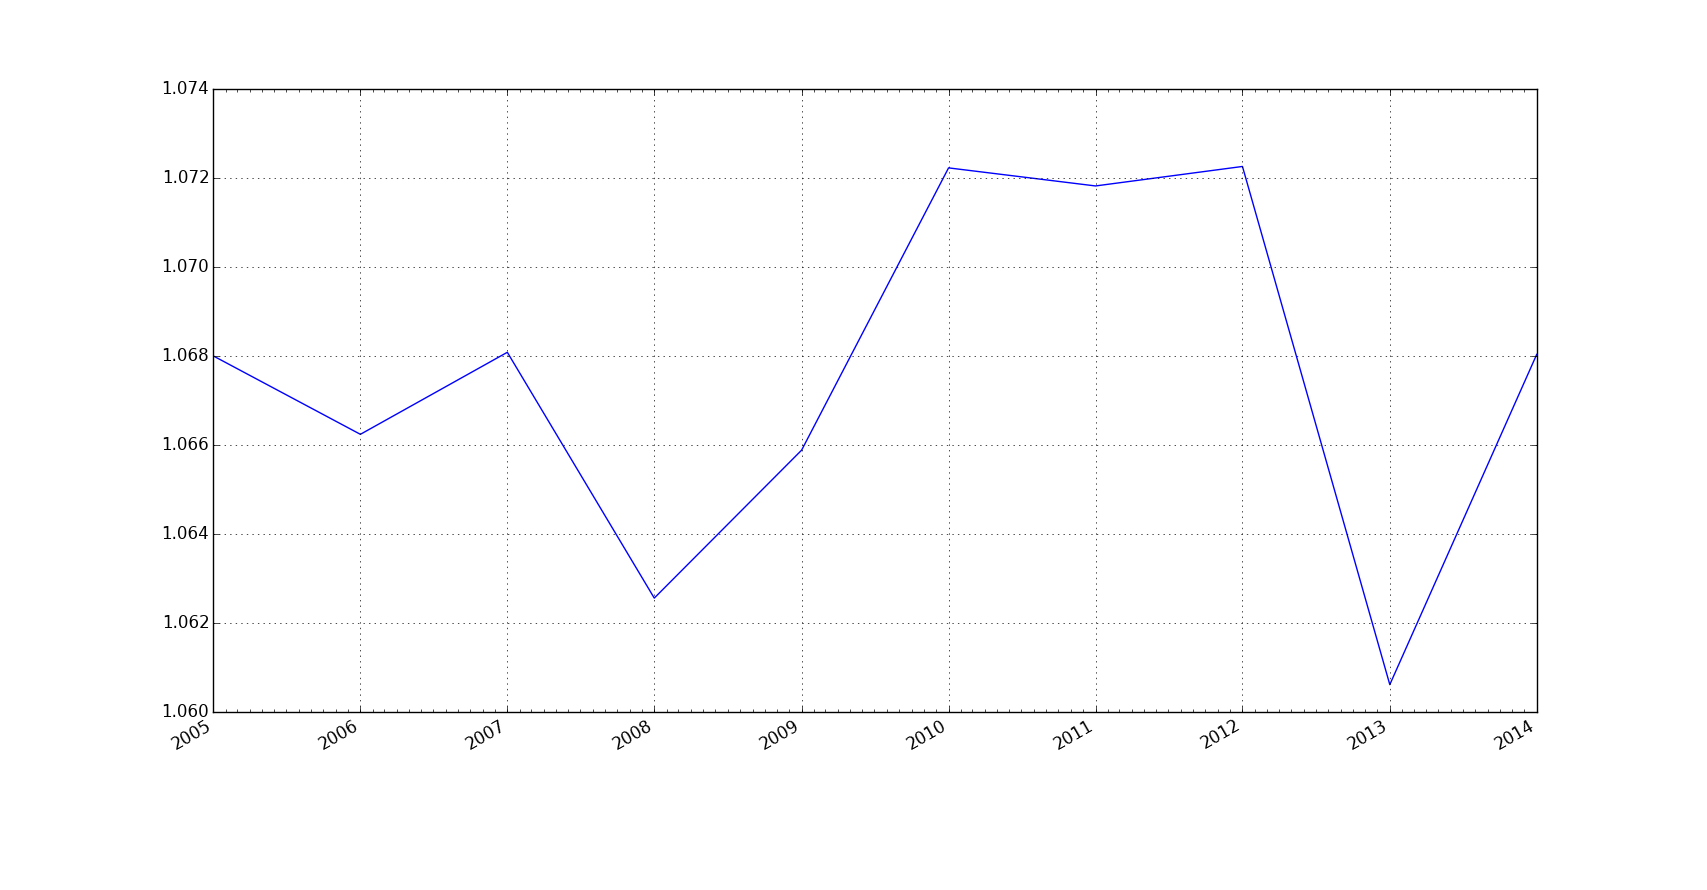

Reproduce this figure in Python.
#!/usr/bin/env python
import os
import sqlite3
import datetime
import matplotlib.pyplot as plt
from matplotlib.dates import YearLocator, MonthLocator, DateFormatter

base = os.path.dirname(__file__)
db_file = os.path.join(base, '..', 'nhc.db')
conn = sqlite3.connect(db_file)

years = YearLocator()   # every year
months = MonthLocator()  # every month
yearsFmt = DateFormatter('%Y')

date_range = range(2005, 2015)
gravities = [];
dates = []

for year in date_range:
    dates.append(datetime.date(year, 1, 1))
    query = 'select specs from recipes where specs <> "None" and year="%s"' % year

    cur = conn.execute(query)
    arr = []

    while True:
        row = cur.fetchone()

        if row == None:
            break

        grav = row[0].split('\n')[0].split(' ')[1]
        if '-' in grav:
            grav = grav.split('-')[0]

        arr.append(float(grav))

    avg = reduce(lambda x, y: x + y, arr) / len(arr)
    gravities.append(avg)

conn.close()

fig, ax = plt.subplots()
ax.plot_date(dates, gravities, '-')

# format the ticks
ax.xaxis.set_major_locator(years)
ax.xaxis.set_major_formatter(yearsFmt)
ax.xaxis.set_minor_locator(months)
ax.autoscale_view()

def gravity(x):
    return '%1.4f' % x

ax.fmt_xdata = DateFormatter('%Y')
ax.fmt_ydata = gravity
ax.grid(True)

fig.autofmt_xdate()
plt.show()
